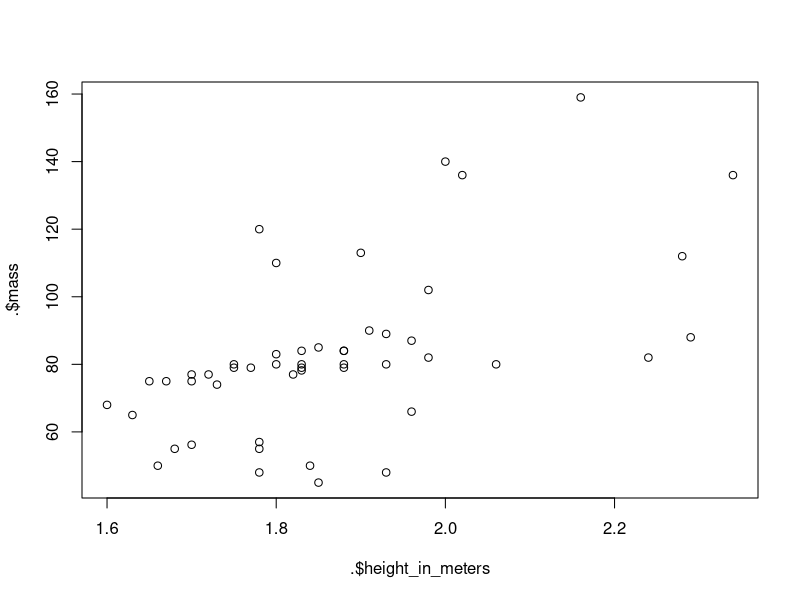

The R source for this figure:
?mean     #help

x <- 4
y <- 6

x+y
#function
sum(x,y)

#c() combines values into a vector
ages <- c(5, 4)
ages
sum(ages)

names <- c("Radhika","Mohan")

#create dataframe and View is case sensitive
friends <- data.frame(names, ages)
View(friends)
str(friends)

#access age
friends$ages
sum(friends$ages)
mean(friends$ages)

#subsets
friends[1,1]
friends[1,]   #all columns
friends[,1]   #all rows 

#all datasets in R
data()
install.packages("dplyr") #install package
library(dplyr) #load package
View(starwars)  #View dataset

starwars %>% 
  filter(height > 150 & mass < 200) %>% 
  mutate(height_in_meters = height/100) %>% 
  select(height_in_meters, mass) %>% 
  arrange(mass) %>% 
  { plot(.$height_in_meters, .$mass) }
  #View()
